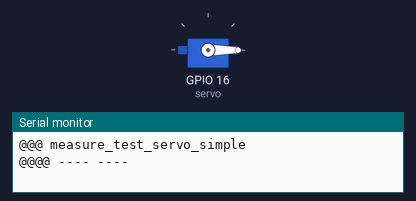
A sketch run on a simulated ESP32. On the bench: servo, the last lines printed to the serial monitor.

Above: at 0.05 s.
At 2.05 s:
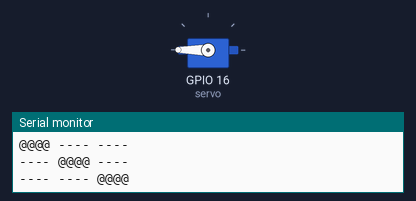
At 4.0 s:
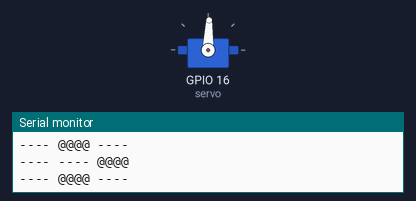
Timing chart, 0 to 5.2 s (numbered marks = the images above):
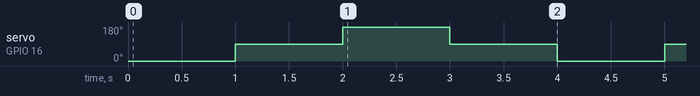

Measured:
- by itself, servo on GPIO 16 (servo): repeats every 4.0 s: 180° 1.0 s, 88° 1.0 s, 0° 1.0 s, 88° 1.0 s

The sketch:

measure_test_servo_simple.ino
```cpp
/*
 * サーボの一つを最大範囲往復させる。
 * どのサーボかは、setup() 内で指定している。
 * 空転できる状態で実行すること。
 * でないと、サーボが過負荷で破損する。
 */

// ESP32 では Arduino 標準の Servo は使えない。
// 代わりに、外部のライブラリ "ESP32Servo" を使う (Arduino IDE のライ
// ブラリマネージャからインストールできる)。
#include <ESP32Servo.h> // include すると Servo が ESP32Servo のもので置き換わる。使い方は標準のとほぼ同じ。

Servo servo;

void setup()
{
  Serial.begin(115200);

  Serial.println();
  Serial.println("@@@ measure_test_servo_simple");

  servo.attach(16); // 接続しているサーボ信号ピンを指定する。
}

void loop()
{
  // データシート上のパルス幅の範囲は 498〜2400 [micro seconds]
  uint32_t const min_point = 498; // [micro seconds]。最小位置のパルス幅。
  uint32_t const max_point = 2400; // [micro seconds]。最大位置のパルス幅。
  uint32_t const mid_point = (min_point + max_point) / 2;

  Serial.println("@@@@ ---- ----");
  servo.writeMicroseconds(min_point);
  delay(1000);

  Serial.println("---- @@@@ ----");
  servo.writeMicroseconds(mid_point);
  delay(1000);

  Serial.println("---- ---- @@@@");
  servo.writeMicroseconds(max_point);
  delay(1000);

  Serial.println("---- @@@@ ----");
  servo.writeMicroseconds(mid_point);
  delay(1000);
}
```
